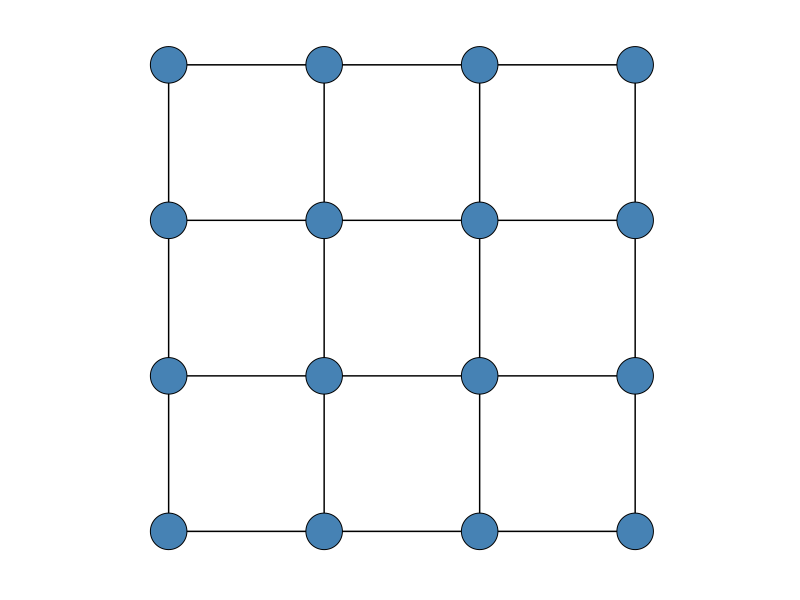
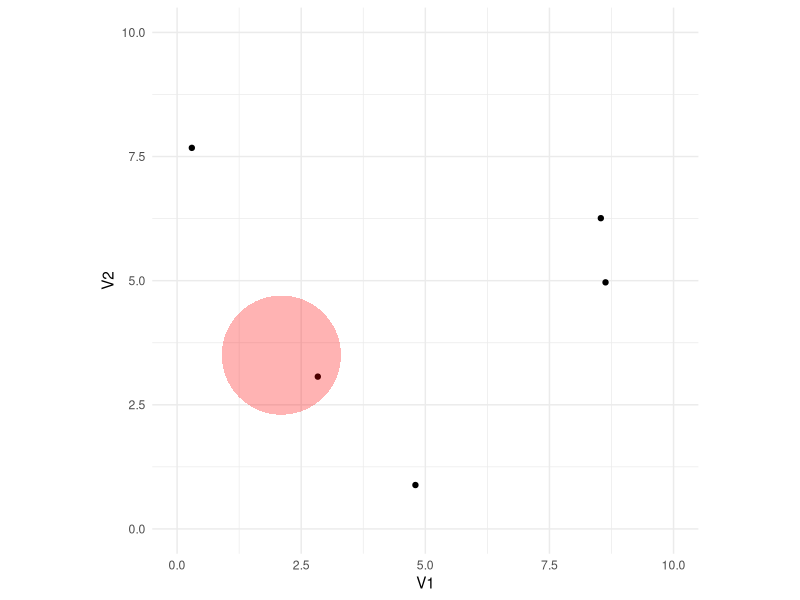
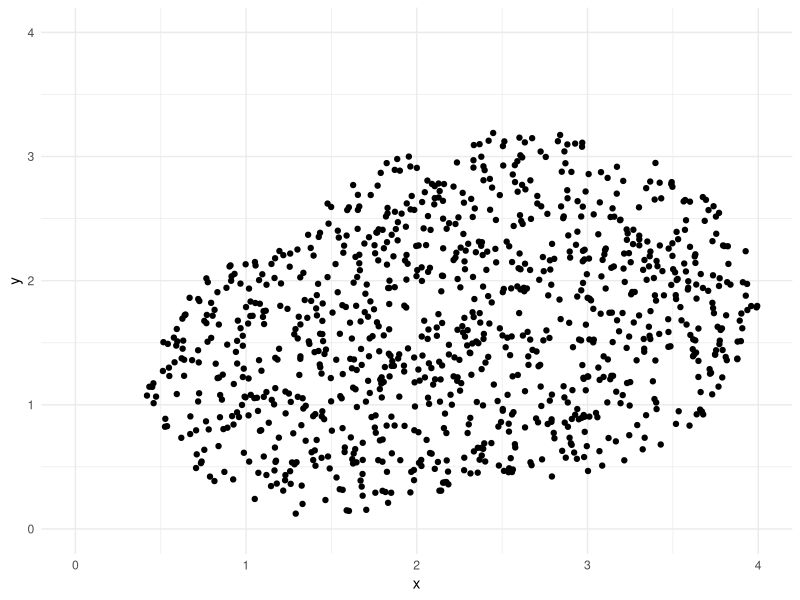

Reproduce these figures in R, in order.
## ---- chunk 1
library(tidyverse)
library(knitr)
## ---- chunk 2
opts_chunk$set(echo = TRUE, fig.height = 3, fig.width = 5)
#Color Format
colFmt <- function(x,color){
  outputFormat = opts_knit$get("rmarkdown.pandoc.to")
  if(outputFormat == 'latex')
    paste("\\textcolor{",color,"}{",x,"}",sep="")
  else if(outputFormat == 'html')
    paste("<font color='",color,"'>",x,"</font>",sep="")
  else
    x
}
#Box Format
boxFmt <- function(x){
  outputFormat = opts_knit$get("rmarkdown.pandoc.to")
  if(outputFormat == 'latex')
    paste("\\framebox{\\hspace*{1em} ", x,"}")
  else if(outputFormat == 'html')
    paste("<span class=\"boxed\">",x,"</span>")
  else
    x
}
boxed <- function(x) boxFmt(x)
## ---- chunk 3
due_dateSpring2021 <- function(number) switch(number, "", "", "", "", "", "", "31 Mar, 2021", "7 Apr, 2021", "14 Apr, 2021", "21 Apr, 2021", "5 May, 2021")
## ---- chunk 4
set.seed(1234567)
## ---- chunk 5
library(tidygraph)
library(ggraph)
library(igraph)
## ---- chunk 6
g <- create_lattice(c(4, 4))
plot_lattice <- function(g) {
  p <- ggraph(g, layout = layout_on_grid(g)) +
    geom_edge_link() +
    geom_node_point(size = 12, shape = 21, color = "black", fill = "steelblue") +
    coord_fixed(clip = "off") +
    theme_graph()
  return(p)
}
plot_lattice(g)
## ---- chunk 7
step_local_gibbs <- function(x_n, i, u, beta) {
  n_0 = sum(x_n == 0)
  n_1 = sum(x_n == 1)
  return(as.integer(u < (exp(beta * n_1) / (exp(beta * n_1) + exp(beta * n_0)))))
}
## ---- chunk 8
cftp_local_gibbs <- function(n = 1, g, beta = 1) {
  steps <- 2^n
  num_nodes <- g %>% activate(nodes) %>% as_tibble() %>% nrow()
  i <- floor(num_nodes * runif(steps)) + 1
  u <- runif(steps)
  x <- rep(0, num_nodes)
  w <- rep(1, num_nodes)
  for (t in 1:steps) {
    neigh <- neighbors(g, i[t])
    x_n <- x[neigh]
    x[i[t]] <- step_local_gibbs(x_n, i[t], u[t], beta)
    w_n <- w[neigh]
    w[i[t]] <- step_local_gibbs(w_n, i[t], u[t], beta)
  }
  if (sum(x) == sum(w) | n > 10) {
    return(x)
  }
  else {
    y <- cftp_local_gibbs(n + 1, g, beta)
    for (t in 1:steps) {
      y_n <- y[neighbors(g, i[t])]
      y[i[t]] <- step_local_gibbs(y_n, i[t], u[t], beta)
    }
    return(y)
  }
}
## ---- chunk 9
h <- function(x, g) {
  from <- g %>% activate(edges) %>% pull(from)
  to <- g %>% activate(edges) %>% pull(to)
  return(sum(x[from] == x[to]))
}
## ---- chunk 10
set.seed(1234567)
res<-replicate(10, cftp_local_gibbs(n=1, g, beta=1))
stats<-apply(res, MARGIN=2, FUN=h, g=g)

tibble(
  mean=mean(stats),
  se=sd(stats)/sqrt(length(stats))
) %>% kable()
## ---- chunk 11
set.seed(1234567)

run_mchain_p5<-function(steps, gr=g, b=1){
  #data gathering vector
  res<-rep(0, steps)
  #obtain stationary state
  y<-cftp_local_gibbs(n=1, g=gr, beta=b)
  i<-floor(16*runif(steps))+1
  u<-runif(steps)
  for(j in 1:steps){
    y_n<-y[neighbors(gr, i[j])]
    y[i[j]] <- step_local_gibbs(y_n, i[j], u[j], beta=b)
    #produce new state y
    res[j]<-h(y, g=gr)
  }
  return(res)
}

res<-replicate(10, run_mchain_p5(steps=100))

tibble(
  mean=mean(colMeans(res)),
  sd=sd(colMeans(res))/sqrt(length(colMeans(res)))
) %>% kable()
## ---- chunk 12
set.seed(1234567)
#ar alg
bonferroni_ar_p5 <- function() { 
  a <- FALSE
  while (!a) {
    #choose a point
    i <- floor(5 * runif(1)) + 1
    
    #determine location of ith point
    r <- sqrt(runif(1.2))
    theta <- 2 * pi * runif(1)
    points <- matrix(rep(0, 10), ncol = 2) # set up points matrix 
    
    for (j in 1:5) {
      if (j == i)
        points[j,] <- c(2.1 + r * cos(theta), 3.5 + r * sin(theta))
      else
        points[j,] <- 10 * runif(2) }
    
    u <- runif(1)
    # Count how many points are within distance 1 of (3, 5)
    m <- sum(sapply(1:5, function(j) (sqrt(sum((points[j,] - c(2.1, 3.5))^2)) <= 1.2)))
    a <- (u < 1 / m) 
  }
return(points) 
}

res<-bonferroni_ar_p5() %>% as.data.frame()
ggplot()+geom_point(data=res, aes(x=V1, y=V2))+xlim(c(0,10))+ylim(c(0,10))+coord_fixed()+geom_polygon(data=NULL, aes(x=2.1+1.2*cos(seq(0,2*pi,length=100)), y=3.5+1.2*sin(seq(0,2*pi,length=100))), alpha=0.3, fill="red")+theme_minimal()
## ---- chunk 13
set.seed(1234567)
basic_ar_p6<-function(){
  s<-FALSE
  while(!s){
    #draw b values
    b<-round(runif(4))
    s=(b[1]==1 | b[2]==1 | b[3]==1) & (b[2]==0 | b[3]==1 | b[4]==1) & (b[1]==0 | b[2]==0 | b[4]==1)
  }
  return(b[2])
}

res<-replicate(1000, basic_ar_p6())

tibble(
  mean=mean(res),
  se=sd(res)/sqrt(length(res))
) %>% kable()
## ---- chunk 14
mr2t2_step_p7<-function(x){
  i=floor(4*runif(1))+1
  # do step
  y<-x
  y[i]<-1-x[i]
  #note that the step will always happen
  s=(y[1]==1 | y[2]==1 | y[3]==1) & (y[2]==0 | y[3]==1 | y[4]==1) & (y[1]==0 | y[2]==0 | y[4]==1)
  if(s){
    return(y)
  }
  else{
    return(x)
  }
}
## ---- chunk 15
is_in_A <- function(x) return(sum((x - c(1.5, 1.2))^2) <= 1.1^2)
is_in_B <- function(x) return(sum((x - c(2.6, 1.8))^2) <= 1.4^2)
rA <- function() {
  theta <- 2 * pi * runif(1)
  r <- 1.1 * sqrt(runif(1))
  return(c(1.5 + r * cos(theta), 1.2 + r * sin(theta)))
}
rB <- function() {
  theta <- 2 * pi * runif(1)
  r <- 1.4 * sqrt(runif(1))
  return(c(2.6 + r*cos(theta), 1.8 + r*sin(theta)))
}
## ---- chunk 16
set.seed(1234567)

bonf_ar_p9<-function(){
  a<-FALSE
  while(!a){
    #draw an index according to the probabilities of 
    i<-sample(x=c(1,2,3), size=1, prob=c(pi*1.1^2 * 1/16, pi*1.4^2 * 1/16, 1-(pi*1.1^2 * 1/16 + pi*1.4^2 * 1/16)))
    u<-runif(1)
    if(i==1){
      x<-rA()
      #we don't want to count the intersection twice, so we only
      #pass the TRUE flag our uniform is less than the number of conditions passed
      a<-(u <= 1/(is_in_A(x)+is_in_B(x)))
    }
    if(i==2){
      x<-rB()
      a<-(u <= 1/(is_in_A(x)+is_in_B(x)))
    }
    #if neither condition is selected, just run basic ar
    if(i==3){
      x<-runif(2)*4
      a<-(is_in_A(x)|is_in_B(x))
    }
  }
  return(x)
}

replicate(1000, bonf_ar_p9()) %>% t() %>% as.data.frame() %>% ggplot(aes(x=V1, y=V2))+geom_point()+xlim(c(0,4))+ylim(c(0,4))+xlab("x")+ylab("y")+theme_minimal()
## ---- chunk 17
set.seed(1234567)
points<-replicate(1000, bonf_ar_p9()) %>% t()
res<-cbind(points %>% apply(MARGIN=1, FUN=is_in_A), points %>% apply(MARGIN=1, FUN=is_in_B)) %>% rowSums()==2
tibble(
  mean=mean(res),
  se=sd(res)/sqrt(length(res))
)
## ---- chunk 18
rgeo_onedraw <- function(p) {
  u <- runif(1)
  if (u < p) 
    return(1)
  else
    return(1 + rgeo_onedraw(p))
}
